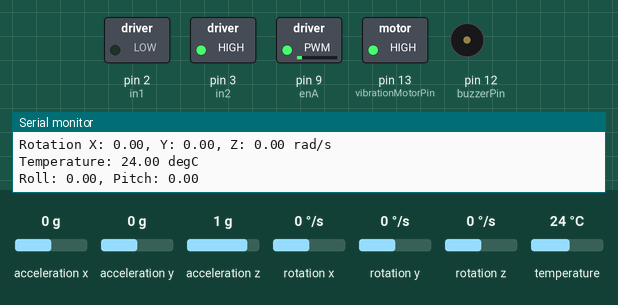
This sketch was run on a simulated Arduino Uno, built with avr-gcc and run on an emulated ATmega328P. Shown: switched loads named in the sketch (green lamp = pin HIGH), buzzer (waves = sounding), the last lines printed to the serial monitor. The inputs (shaded band) are chosen by the test bench; at power-on: acceleration z 1 g, acceleration x 0 g, acceleration y 0 g, rotation x 0 °/s, rotation y 0 °/s, rotation z 0 °/s, temperature 24 °C.

Above: at 1.3 s.
1.4 s: acceleration z set to 0.8 g
4.8 s: acceleration z set to 0.5 g
At 5.3 s:
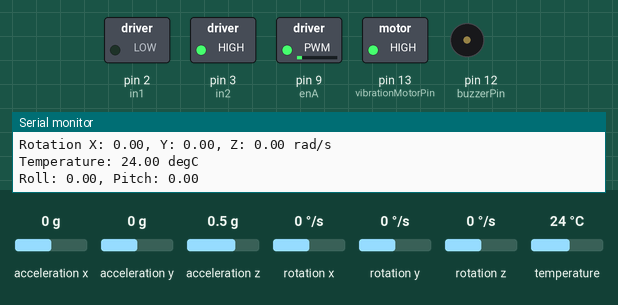
6.3 s: acceleration z set to -1.4 g
At 7.2 s:
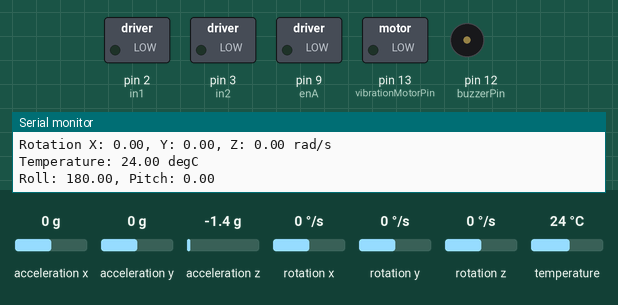
7.8 s: acceleration z set to 0.3 g
9.3 s: acceleration z set to 0.6 g
At 10.9 s:
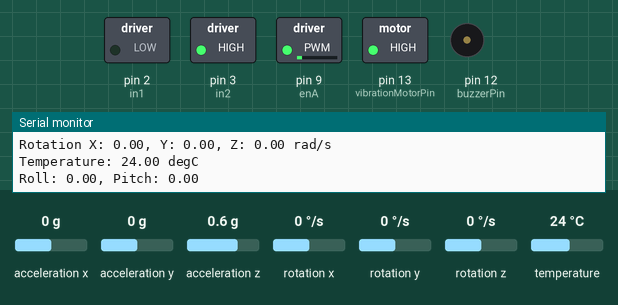
12.7 s: acceleration z set to -0.8 g
At 13.1 s:
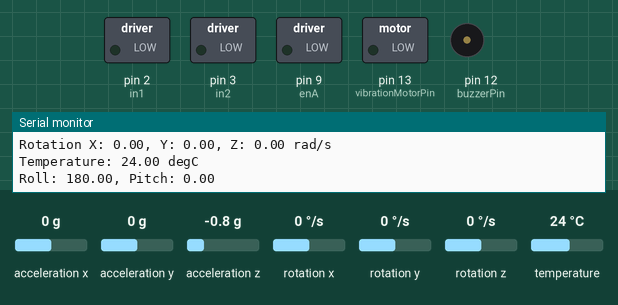
Timing chart, 0 to 15.2 s (numbered marks = the images above; inputs shaded):
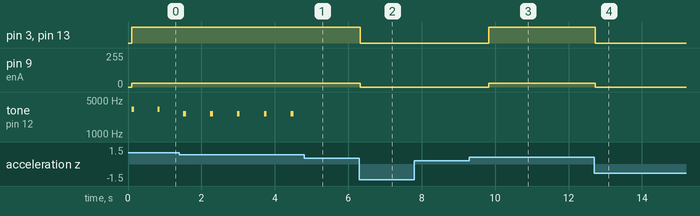

Measured:
- the behaviour switches between 0.7 and 0.6 g on acceleration z (found by bisection; images 0 and 1)
- the behaviour switches between 0.4 and 0.5 g on acceleration z (found by bisection; images 2 and 3)
- after the input at 4.8 s, tone on pin 12 (buzzerPin): stops changing and stays silent
- after the input at 6.3 s, pin 3 (in2), pin 13 (vibrationMotorPin): HIGH → LOW at once; pin 9 (enA): 30/255 → 0/255 at once
- after the input at 9.3 s, pin 3 (in2), pin 13 (vibrationMotorPin): LOW → HIGH after 0.53 s; pin 9 (enA): 0/255 → 30/255 after 0.53 s
- after the input at 12.7 s, pin 3 (in2), pin 13 (vibrationMotorPin): HIGH → LOW at once; pin 9 (enA): 30/255 → 0/255 at once
- by itself, tone on pin 12 (buzzerPin): alternates 2612 Hz for 0.08 s and silent for 0.66 s

The sketch:

Position_Corrector_Belt.ino
```cpp
#include <Adafruit_MPU6050.h>
#include <Adafruit_Sensor.h>
#include <Wire.h>

// Vibration motor control pin
int vibrationMotorPin = 13; //motor transistor is connected to pin 13

// Buzzer control pin
int buzzerPin = 12;

// Motor control pins
int in1 = 2;
int in2 = 3;
int enA = 9;  // Enable A, PWM pin

Adafruit_MPU6050 mpu;

void setup(void) {
  Serial.begin(9600);
  pinMode (vibrationMotorPin, OUTPUT);
  pinMode (buzzerPin, OUTPUT);
  pinMode(in1, OUTPUT);
  pinMode(in2, OUTPUT);
  pinMode(enA, OUTPUT);
  // Try to initialize!
  if (!mpu.begin()) {
    Serial.println("Failed to find MPU6050 chip");
    while (1) {
      delay(10);
    }
  }
  Serial.println("MPU6050 Found!");

  // set accelerometer range to +-8G
  mpu.setAccelerometerRange(MPU6050_RANGE_8_G);

  // set gyro range to +- 500 deg/s
  mpu.setGyroRange(MPU6050_RANGE_500_DEG);

  // set filter bandwidth to 21 Hz
  mpu.setFilterBandwidth(MPU6050_BAND_21_HZ);

  delay(100);
}

void loop() {
  /* Get new sensor events with the readings */
  sensors_event_t a, g, temp;
  mpu.getEvent(&a, &g, &temp);
  if (a.acceleration.z > 4.6){
    digitalWrite(vibrationMotorPin, HIGH);
    // Move the motor forward
    digitalWrite(in1, LOW);
    digitalWrite(in2, HIGH);
    analogWrite(enA, 30);  // Adjust PWM value for desired speed
    }
  else{
    digitalWrite(vibrationMotorPin, LOW);
    // Stop the motor
    digitalWrite(in1, LOW);
    digitalWrite(in2, LOW);
    analogWrite(enA, 0);
 }
  if (a.acceleration.z > 6){
    tone(buzzerPin, 333 * a.acceleration.z); // Frequency increases as tilt increases
    delay(1200 / (a.acceleration.z * 2)); // Delay decreases as tilt increases
    noTone(buzzerPin); // Stop sound
    delay(1200 / (a.acceleration.z * 2)); // Delay decreases as tilt increases
  }
  else
    digitalWrite (buzzerPin, LOW); //stop buzzer
  /* Print out the values */
  Serial.print("Acceleration X: ");
  Serial.print(a.acceleration.x);
  Serial.print(", Y: ");
  Serial.print(a.acceleration.y);
  Serial.print(", Z: ");
  Serial.print(a.acceleration.z);
  Serial.println(" m/s^2");

  Serial.print("Rotation X: ");
  Serial.print(g.gyro.x);
  Serial.print(", Y: ");
  Serial.print(g.gyro.y);
  Serial.print(", Z: ");
  Serial.print(g.gyro.z);
  Serial.println(" rad/s");

  Serial.print("Temperature: ");
  Serial.print(temp.temperature);
  Serial.println(" degC");

  Serial.println("");
  /* Calculate roll and pitch */
  float roll = atan2(a.acceleration.y, a.acceleration.z) * 180/M_PI;
  float pitch = atan2(-a.acceleration.x, sqrt(a.acceleration.y*a.acceleration.y + a.acceleration.z*a.acceleration.z)) * 180/M_PI;

  /* Print out the values */
  Serial.print("Roll: ");
  Serial.print(roll);
  Serial.print(", Pitch: ");
  Serial.println(pitch);
  delay(500);
}
```
